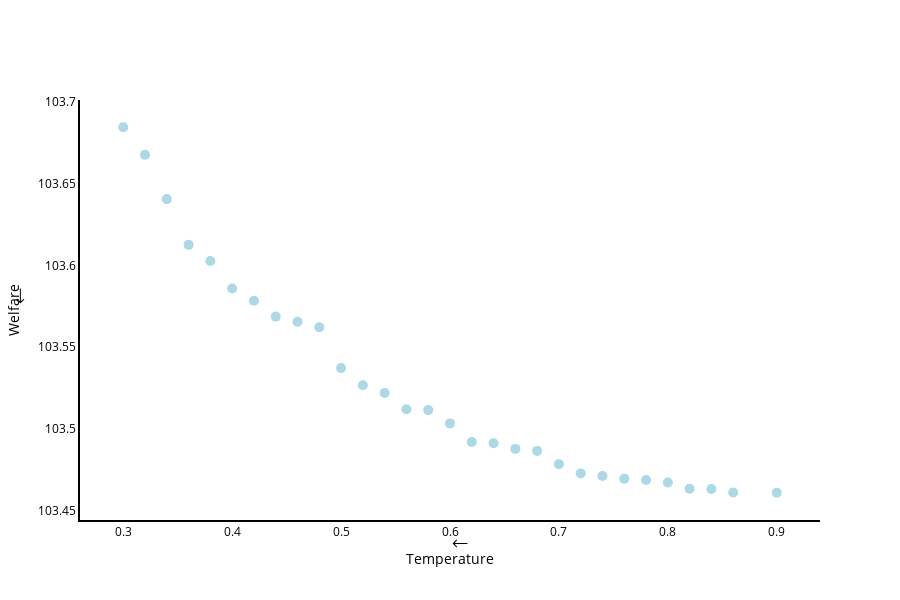

Notebook source saved alongside this figure:
### Markdown cell above
## Analysing the Pareto-Optimal Policy Candidates per Probem Formulation

### Code cell
import plotly.graph_objects as go
import pandas as pd
from justice.util.enumerations import WelfareFunction, SSP

swf = WelfareFunction.UTILITARIAN # UTILITARIAN, PRIORITARIAN
ssp = SSP.SSP2

# Read Data
path1 = f"data/temporary/NU_DATA/combined/{str(ssp).split('.')[1]}/"
df1 = pd.read_csv(path1 + f"{swf.value[1]}_reference_set.csv")
# df1['policy_index'] = df1.index

# Only use last 2 columns
df1 = df1.iloc[:, -2:]

# Add an extra column for policy index
df1['policy_index'] = df1.index

# Create Plotly figure
fig = go.Figure()



# Set the background color to white
fig.update_layout(
    plot_bgcolor='white',
    paper_bgcolor='white',
    font=dict(color='black'),
)

# Add the scatter plot with policy_index as hover text
fig.add_trace(
    go.Scatter(
        x=df1['fraction_above_threshold'],
        y=df1['welfare'],
        mode='markers',
        marker=dict(size=10, color='lightblue'),
        name='combined',
        text=df1['policy_index'],
        hovertemplate=
            'Temperature: %{x}<br>' +
            'Welfare: %{y}<br>' +
            'Policy Index: %{text}<extra></extra>'
    )
)

# Enable legend and axes titles
fig.update_layout(
    title='',
    xaxis_title='Temperature',
    yaxis_title='Welfare',
    legend_title='Dataset',
    width=900,
    height=600
)

# show x and y axes
fig.update_xaxes(showline=True, linewidth=2, linecolor='black' )
fig.update_yaxes(showline=True, linewidth=2, linecolor='black')


# Add arrows to illustrate direction of preference. x axis
fig.add_annotation(
    xref='paper', yref='paper',
    x=0.5, y=-0.05,
    text='←', 
    showarrow=False,
    font=dict(size=20, color='black'),
    xanchor='left', yanchor='middle'
)

# Add arrows on y axis 
fig.add_annotation(
    xref='paper', yref='paper',
    x=-0.08, y=0.5,
    text= '↓', 
    showarrow=False,
    font=dict(size=20, color='black'),
    xanchor='center', yanchor='bottom'
)

fig.show()

### Figure 1 — Plotly figure (JSON) as saved in the notebook; plotly's stock layout.template omitted (floating-point values rounded to 4 significant figures)
{"data": [{"hovertemplate": "Temperature: %{x}<br>Welfare: %{y}<br>Policy Index: %{text}<extra></extra>", "marker": {"color": "lightblue", "size": 10}, "mode": "markers", "name": "combined", "text": [0.0, 1.0, 2.0, 3.0, 4.0, 5.0, 6.0, 7.0, 8.0, 9.0, 10.0, 11.0, 12.0, 13.0, 14.0, 15.0, 16.0, 17.0, 18.0, 19.0, 20.0, 21.0, 22.0, 23.0, 24.0, 25.0, 26.0, 27.0, 28.0, 29.0], "type": "scatter", "x": [0.38, 0.6, 0.36, 0.52, 0.3, 0.5, 0.34, 0.7, 0.84, 0.9, 0.86, 0.42, 0.44, 0.66, 0.46, 0.48, 0.68, 0.56, 0.76, 0.32, 0.62, 0.58, 0.54, 0.74, 0.4, 0.78, 0.64, 0.72, 0.8, 0.82], "y": [103.6, 103.5, 103.6, 103.5, 103.7, 103.5, 103.6, 103.5, 103.5, 103.5, 103.5, 103.6, 103.6, 103.5, 103.6, 103.6, 103.5, 103.5, 103.5, 103.7, 103.5, 103.5, 103.5, 103.5, 103.6, 103.5, 103.5, 103.5, 103.5, 103.5]}], "layout": {"annotations": [{"font": {"color": "black", "size": 20}, "showarrow": false, "text": "←", "x": 0.5, "xanchor": "left", "xref": "paper", "y": -0.05, "yanchor": "middle", "yref": "paper"}, {"font": {"color": "black", "size": 20}, "showarrow": false, "text": "↓", "x": -0.08, "xanchor": "center", "xref": "paper", "y": 0.5, "yanchor": "bottom", "yref": "paper"}], "font": {"color": "black"}, "height": 600, "legend": {"title": {"text": "Dataset"}}, "paper_bgcolor": "white", "plot_bgcolor": "white", "title": {"text": ""}, "width": 900, "xaxis": {"linecolor": "black", "linewidth": 2, "showline": true, "title": {"text": "Temperature"}}, "yaxis": {"linecolor": "black", "linewidth": 2, "showline": true, "title": {"text": "Welfare"}}}}
